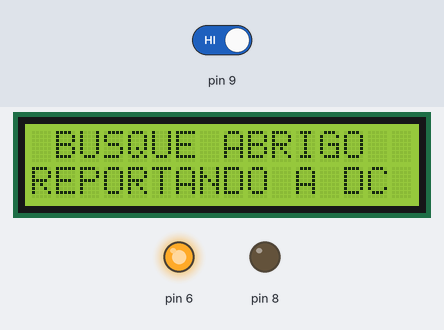
Bench run of a sketch on a simulated Arduino Uno, built with avr-gcc and run on an emulated ATmega328P. Shown: 16×2 character LCD, output pins drawn as LEDs (lit = HIGH). Dashed ring = blinking. The inputs (shaded band) are chosen by the test bench; at power-on: pin 9 HIGH.

Above: at 1.2 s.
1.3 s: pin 9 driven LOW
At 1.9 s:
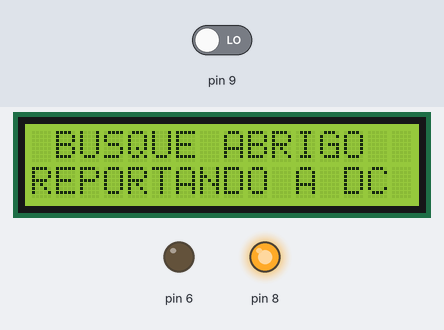
3.0 s: pin 9 driven HIGH
At 3.4 s:
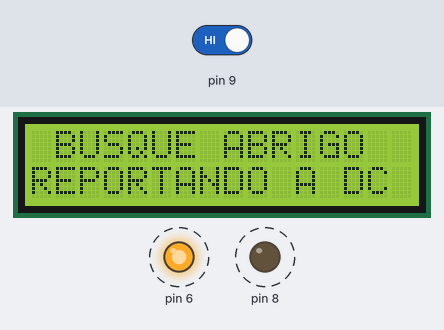
Timing chart, 0 to 13.0 s (numbered marks = the images above; inputs shaded):
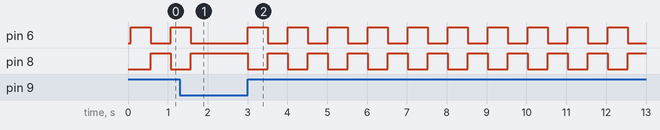

Measured:
- after the input at 1.3 s, pin 6: goes on until 1.6 s, then stays LOW; pin 8: goes on until 1.6 s, then stays HIGH
- after the input at 3.0 s, pin 6, pin 8: alternates HIGH for 0.50 s and LOW for 0.50 s, starting at once

The sketch:

sketch_mar16a.ino
```cpp
#include <LiquidCrystal.h> // Incluindo biblioteca para o Display LCD
LiquidCrystal lcd(7,12,5, 4, 3, 2); // Criando Classe para os pinos ligados ao display
#include <Sim800l.h>
#include <SoftwareSerial.h>
SoftwareSerial mySerial(10, 11);
Sim800l Sim800l;

int sensoru=0;// primeiro sensor (nível de água aumentando);
int sensord=1;// segundo sensor (nível de água perigoso);
int l=8; // led
int i; // CONTADOR


void setup() {
pinMode(9,INPUT);
pinMode(10,INPUT);
pinMode(8, OUTPUT);
pinMode(6, OUTPUT);

lcd.begin(16, 2);// iniciando a classe "lcd"
/*16= número de colunas
2=número de linhas
 */

}
void loop() {
  // aqui as variáveis receberão a leitura  dos pinos de INPUT
 sensoru=digitalRead(9);
 sensord=digitalRead(10);

  if(sensoru==LOW && sensord==LOW){
    // neste if temos nossa primeira condição (nível de água seguro)
   lcd.setCursor(1, 0); // escreve na primeira linha do display
   lcd.print("NIVEL DE AGUA:");//texto a ser exibido.
   lcd.setCursor(0, 1);// escreve na segunda linha do display
   lcd.print("SEGURO");

    }

 if(sensoru==HIGH && sensord==LOW){
 /* Sengunda condição - ( nível de agua elevado)
  Onde apenas o sensoru (primeiro sensor) detectou água
  o que indica que o nível da água subiu, porém não o ponto de
  chegar às casas.
  Neste caso a intensão é deixar a população em aleta.
 */
   lcd.setCursor(1, 0);
   lcd.print("NIVEL DE AGUA:");
   lcd.setCursor(0, 1);
   lcd.print("ACIMA DO NORMAL");
 digitalWrite(8,HIGH ); // LED aceso (neste nível temos apenas alerta visual)
 digitalWrite(6,LOW ); // Buzzer desligado
}


if(sensoru==HIGH && sensord==HIGH){

   /* Nível crítico, quando os dois sensores detectarem
    nível de água elevado.
 */


// botão não acionado, LED e Buzzer acionados alternadamente linhas (82-89)
 lcd.setCursor(1, 0);
 lcd.print("BUSQUE ABRIGO");
 lcd.setCursor(0, 1);
 lcd.print("REPORTANDO A DC");
 digitalWrite(8,HIGH);
 digitalWrite(6,HIGH);
 digitalWrite(8,LOW);
 delay(500);
 digitalWrite(6,LOW);
 digitalWrite(8,HIGH);
 delay(500);
 /* Os equipamentos de alerta visual e sonoro foram pulsantes por dois motivos
   1= Uma luz piscando e uma sirene pulsando chama mais atenção que em regime contínuo
   2= É uma maneira de economizar bateria, por isso são acionados de maneira alternada
   pois em um sistema de segurança é necessário que se tenha baterias que alimentem o
   dispositvo em caso falta de energia elétrica
  */

}

  }
```
